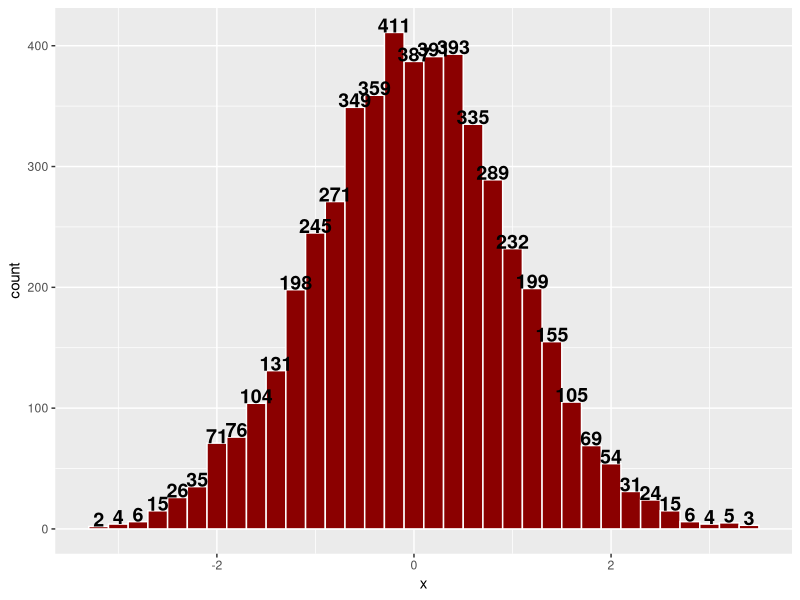

The R script that drew this image:
library(tidyverse)

set.seed(123)
df <- tibble(x = rnorm(5000))

df %>%
  ggplot() +
  geom_histogram(aes(x),
                 binwidth = 0.2,
                 fill = "darkred", color = "white") +
  stat_bin(aes(x = x, y = after_stat(count), label = ifelse(after_stat(count) == 0, "", after_stat(count))),
             geom = "text", binwidth = 0.2, size = 5, fontface = "bold", vjust = 0)